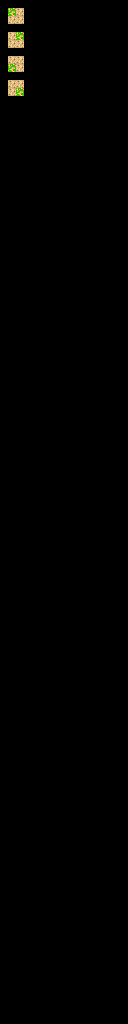

Rendered tile map (Tiled .tmx) drawn with the repository's tilesets; below, a short description and the map source with its tile grids summarised:
An orthogonal 16x128 tile map with 8x8 px tiles, 1 tile layer (input2_automapping-input), 3 hidden layers not drawn, 2 tilesets.

<map version="1.2" tiledversion="1.2.4" orientation="orthogonal" renderorder="left-up" width="16" height="128" tilewidth="8" tileheight="8" infinite="0" nextlayerid="5" nextobjectid="1">
 <tileset firstgid="1" source="../tilesets/overworld-tileset.tsx" />
 <tileset firstgid="641" source="../tilesets/overworld-automapping-input_tiles.tsx" />
 <layer id="1" name="regions" width="16" height="128" visible="0">
  <data>[2048 cells, 16 non-empty, 1 distinct tile ids]</data>
 </layer>
 <layer id="2" name="input1_automapping-input" width="16" height="128" visible="0">
  <data>[2048 cells, 16 non-empty, 2 distinct tile ids]</data>
 </layer>
 <layer id="4" name="input2_automapping-input" width="16" height="128">
  <data>[2048 cells, 16 non-empty, 2 distinct tile ids]</data>
 </layer>
 <layer id="3" name="output_automapping-output" width="16" height="128" visible="0">
  <data>[2048 cells, 4 non-empty, 1 distinct tile ids]</data>
 </layer>
</map>
